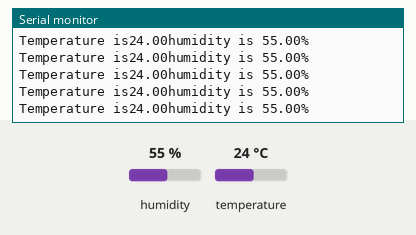
Recording of a sketch running on a simulated Arduino Uno, built with avr-gcc and run on an emulated ATmega328P. Parts: the last lines printed to the serial monitor. Inputs (shaded band) come from the test bench; at power-on: humidity 55 %, temperature 24 °C.

Above: at 2.8 s.
2.9 s: humidity set to 22 %
At 4.25 s:
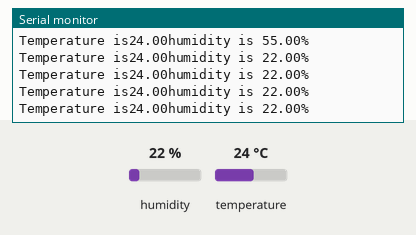
8.9 s: temperature set to 12 °C
At 10.25 s:
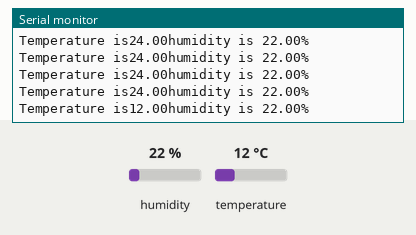
14.9 s: humidity set to 40 %
At 14.95 s:
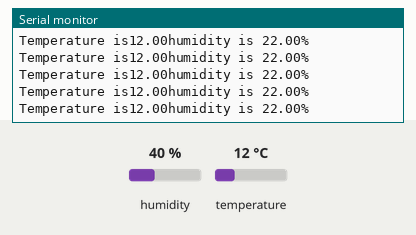
Timing chart, 0 to 17.9 s (numbered marks = the images above; inputs shaded):
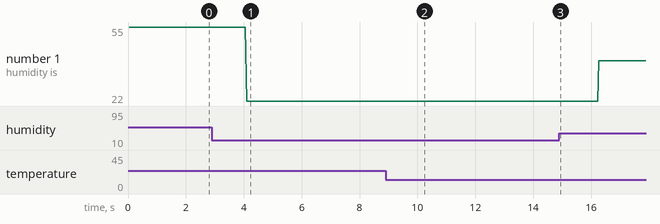

Measured:
- after the input at 2.9 s, the serial monitor: prints a new line after 1.2 s (image 1)
- after the input at 8.9 s, the serial monitor: prints a new line after 1.3 s (image 2)
- plotted number 1: 55 → 22 after the input at 2.9 s, 22 → 40 after the input at 14.9 s

The sketch:

sketch_jan8g.ino
```cpp
#include <LiquidCrystal.h>
#include "DHT.h" // Call the DHT library
#define DHTPIN 8 // Pin connected to DHT

#define DHTTYPE DHT11 // Define the type of DHT module
DHT dht(DHTPIN, DHTTYPE); // Command to the DHT.h library
void setup() {
 dht.begin(); // Start the sensor

 Serial.begin(9600);
}
void loop() {
 float h = dht.readHumidity(); // Value for humidity
 float t = dht.readTemperature(); // Value for temperature
 //t = t * 9 / 5 + 32; // Change reading from Celsius to Fahrenheit
 if (isnan(t) || isnan(h)) { // Check that DHT sensor is working

 Serial.print("Failed to read from DHT"); // If DHT is not working,
 // display this
 } else { // Otherwise show the readings on the screen

 Serial.print("humidity is ");
 Serial.print(h);
 Serial.println("%");

 Serial.print("Temperature is");
 Serial.print(t);

 }
}
```
